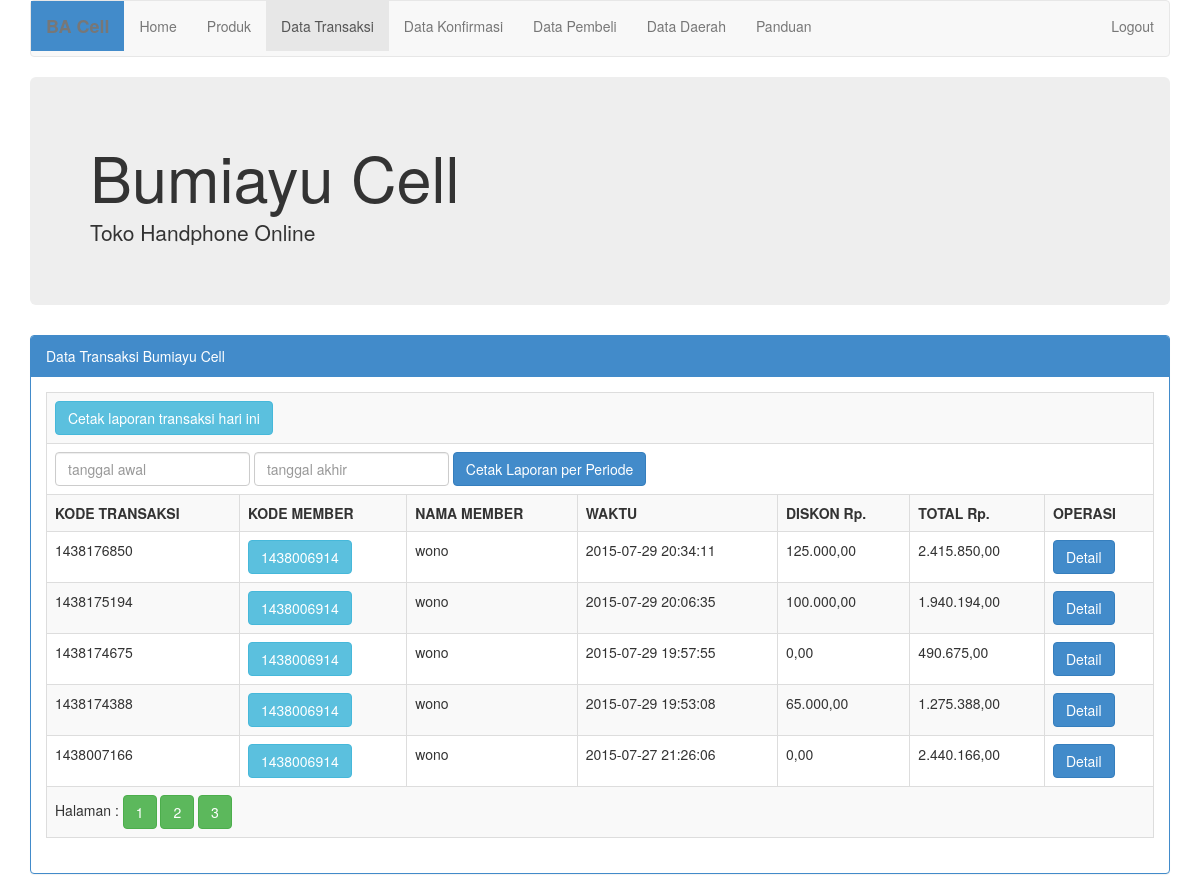
Page /page/admin/index.php?admin=data_transaksi (signed in) on the committed database.
### tables this page shows
CREATE TABLE `transaksi` (
  `kode_transaksi` varchar(20) NOT NULL,
  `kode_pembeli_on_transaksi` varchar(20) NOT NULL,
  `tanggal_transaksi` date NOT NULL,
  `waktu_transaksi` datetime NOT NULL,
  `diskon` double NOT NULL,
  `biaya_pengiriman` double NOT NULL,
  `total_akhir` double NOT NULL,
  PRIMARY KEY (`kode_transaksi`)
);

CREATE TABLE `member` (
  `kode_member` varchar(20) NOT NULL,
  `nama_member` varchar(50) NOT NULL,
  `nama_tujuan_pengiriman` varchar(50) NOT NULL,
  `jenis_kelamin` varchar(10) NOT NULL,
  `username` varchar(50) NOT NULL,
  `password` varchar(50) NOT NULL,
  `no_telpon` varchar(20) NOT NULL,
  `alamat` text NOT NULL,
  `alamat_pengiriman` text NOT NULL,
  `kode_kecamatan` varchar(50) NOT NULL,
  `kode_kecamatan_pengiriman` varchar(20) NOT NULL,
  `tanggal_bergabung` datetime NOT NULL,
  PRIMARY KEY (`kode_member`)
);

### page/db/koneksi.php (called while the page is built, shortened)
<?php
class Koneksi {
    public static function connect() {
        $con = new mysqli(HOST, USERNAME, PASSWORD, DATABASE_NAME, PORT);
        return $con;
    }
}

### page/model/transaksi_model.php (called while the page is built, shortened)
<?php
include_once '../db/koneksi.php';
class Transaksi {
    private $kodeTransaksi;
    private $kodePembeli;
    private $namaPembeli;
    private $waktuTransaksi;
    private $diskon;
    private $totalAkhir;
    public function getKodeTransaksi() {
        return $this->kodeTransaksi;
    }
    public function getKodePembeli() {
        return $this->kodePembeli;
    }
    public function getNamaPembeli() {
        return $this->namaPembeli;
    }
    public function getWaktuTransaksi() {
        return $this->waktuTransaksi;
    }
    public function getDiskon() {
        return $this->diskon;
    }
    public function getTotalAkhir() {
        return $this->totalAkhir;
    }
    public function setKodeTransaksi($kodeTransaksi) {
        $this->kodeTransaksi = $kodeTransaksi;
    }
    public function setKodePembeli($kodePembeli) {
        $this->kodePembeli = $kodePembeli;
    }
    public function setNamaPembeli($namaPembeli) {
        $this->namaPembeli = $namaPembeli;
    }
    public function setWaktuTransaksi($waktuTransaksi) {
        $this->waktuTransaksi = $waktuTransaksi;
    }
    public function setDiskon($diskon) {
        $this->diskon = $diskon;
    }
    public function setTotalAkhir($totalAkhir) {
        $this->totalAkhir = $totalAkhir;
    }
}
class TransaksiDaoImpl implements TransaksiDao {
    private $con;
    public function __construct() {
        $this->con = Koneksi::connect();
    }
    public function findByLimit($start, $batch) {
        $hasil = array();
        $query = "SELECT kode_transaksi, kode_pembeli_on_transaksi,nama_member, tanggal_transaksi, waktu_transaksi, diskon, biaya_pengiriman, total_akhir FROM transaksi,member WHERE transaksi.kode_pembeli_on_transaksi=member.kode_member ORDER BY waktu_transaksi DESC LIMIT ?,?";
        $prep = $this->con->prepare($query);
        $prep->bind_param('ii', $start, $batch);
        $prep->execute();
        $prep->bind_result($a, $b, $c, $d, $e, $f, $g, $h);
        while ($prep->fetch()) {
            $t = new Transaksi();
            $t->setKodeTransaksi($a);
            $t->setKodePembeli($b);
            $t->setNamaPembeli($c);
            $t->setTanggalTransaksi($d);
            $t->setWaktuTransaksi($e);
            $t->setDiskon($f);
            $t->setBiayaPengiriman($g);
            $t->setTotalAkhir($h);
            $hasil[] = $t;
        }
        return $hasil;
    }
    public function jumlahTransaksi() {
        $jumlah = 0;
        $query = "SELECT COUNT(kode_transaksi) AS JUMLAH FROM transaksi";
        $sql = $this->con->query($query);
        while ($res = $sql->fetch_assoc()) {
            $jumlah = $res['JUMLAH'];
        }
        return $jumlah;
    }
}

### page/model/petugas_model.php (called while the page is built, shortened)
<?php
include_once '../db/koneksi.php';
class PetugasDaoImpl implements PetugasDao {
    private $con;
    public function __construct() {
        $this->con = Koneksi::connect();
    }
    public function login($username, $password) {
        $p = new Petugas();
        $query = "SELECT kode_petugas, nama_petugas, jenis_kelamin, username, password, no_telpon, alamat FROM petugas WHERE username = ? AND password = ?";
        $prep = $this->con->prepare($query);
        $prep->bind_param('ss', $username, $password);
        $prep->execute();
        $prep->bind_result($a, $b, $c, $d, $e, $f, $g);
        if ($prep->fetch()) {
            $p->setKodePetugas($a);
            $p->setNamaPetugas($b);
            $p->setJenisKelamin($c);
            $p->setUsername($d);
            $p->setPassword($e);
            $p->setNoTelpon($f);
            $p->setAlamat($g);
        }
        return $p;
    }
}

### page/admin/data_transaksi.php (the view, shortened to what this page needs)
<div class="navbar navbar-default" role="navigation">
    <div class="navbar-header">
        <label class="navbar-brand label-primary">BA Cell</label>
    </div>
    <div class="navbar-collapse collapse">
        <ul class="nav navbar-nav">
            <li><a href="index.php?admin=home"><span>Home</span></a> </li>
            <li><a href="index.php?admin=produk"><span>Produk</span></a></li>
            <li class="active"><a href="index.php?admin=data_transaksi"><span>Data Transaksi</span></a></li>
            <li><a href="index.php?admin=data_konfirmasi">Data Konfirmasi</a></li>
            <li><a href="index.php?admin=data_member"><span>Data Pembeli</span></a></li>
            <li><a href="index.php?admin=data_daerah">Data Daerah</a></li>
            <li><a href="index.php?admin=panduan_belanja"><span>Panduan</span></a></li>
        </ul>
        <ul class="nav navbar-nav navbar-right">
            <li><a href="logout_admin.php">Logout</a></li>
        </ul>
    </div>
</div>
<div class="jumbotron">
    <h1>Bumiayu Cell</h1>
    <p>Toko Handphone Online</p>
</div>
<div class="panel panel-primary">
    <div class="panel-heading">
        Data Transaksi Bumiayu Cell
    </div>
    <div class="panel-body">
        <table class="table table-bordered table-hover table-striped">
            <tr>
                <td colspan="7"><a href="cetak_pdf_transaksi_per_hari.php" class="btn btn-info" target="blank">Cetak laporan transaksi hari ini</a></td>
            </tr>
            <tr>
                <td colspan="7">
                    <form action="cetak_pdf_transaksi_per_periode.php" method="post" class="form-inline">
                        <div class="form-group">
                            <input type="text" name="tanggal_awal" id="tanggal_awal" class="form-control" placeholder="tanggal awal" required/>
                        </div>
                        <div class="form-group">
                            <input type="text" name="tanggal_akhir" id="tanggal_akhir" class="form-control" placeholder="tanggal akhir" required/>
                        </div>
                        <button type="submit" name="cetak" class="btn btn-primary">Cetak Laporan per Periode</button>
                    </form>
                </td>
            </tr>
            <tr>
                <th>KODE TRANSAKSI</th>
                <th>KODE MEMBER</th>
                <th>NAMA MEMBER</th>
                <th>WAKTU</th>
                <th>DISKON Rp.</th>
                <th>TOTAL Rp.</th>
                <th>OPERASI</th>
            </tr>
            <?php
            include_once '../model/transaksi_model.php';
            $tdao = new TransaksiDaoImpl();
            $tdaof = new TransaksiDaoImpl();
            $jml = $tdao->jumlahTransaksi();
            $page = filter_input(INPUT_GET, 'page');
            $batch = 5;
            $pages = ceil($jml / $batch);
            if (!$page)
                $page = 1;
            $start = ($page - 1) * $batch;
            $data = $tdaof->findByLimit($start, $batch);
            for ($i = 0; $i < count($data); $i++) {
                $t = $data[$i];
                $kodeTransaksi = $t->getKodeTransaksi();
                $kodeMember = $t->getKodePembeli();
                $namaMember = $t->getNamaPembeli();
                $waktu = $t->getWaktuTransaksi();
                $diskon = $t->getDiskon();
                $total = $t->getTotalAkhir();
                ?>
                <tr>
                    <td><?php echo $kodeTransaksi; ?></td>
                    <td><a href="index.php?admin=member_detail&kode_member=<?php echo $kodeMember; ?>" class="btn btn-info" target="blank"><?php echo $kodeMember; ?></a></td>
                    <td><?php echo $namaMember; ?></td>
                    <td><?php echo $waktu; ?></td>
                    <td><?php echo number_format($diskon, 2, ',', '.'); ?></td>
                    <td><?php echo number_format($total, 2, ',', '.') ?></td>
                    <td><a href="index.php?admin=data_transaksi_detail&kode_transaksi=<?php echo $kodeTransaksi; ?>" class="btn btn-primary" target="blank">Detail</a></td>
                </tr>
                <?php
            }
            if ($pages > 1) {
                echo "<tr>";
                echo "<td colspan='7'>Halaman : ";
                for ($i = 1; $i <= $pages; $i++) {
                    if ($i != ceil($start / $batch)) {
                        echo "<a href='index.php?admin=data_transaksi&page=$i' class='btn btn-success'>$i</a> ";
                    } else {
                        echo " <a href='index.php?admin=data_transaksi&page=$i' class='btn btn-success'>$i</a> ";
                    }
                }
                echo "</td>";
                echo "</tr>";
            }
            ?>
        </table>
    </div>
</div>

### rows in the picture
transaksi: kode_transaksi "1438176850", kode_pembeli_on_transaksi "1438006914", member.nama_member "wono", waktu_transaksi "2015-07-29 20:34:11", diskon "125.000,00", total_akhir "2.415.850,00"
transaksi: kode_transaksi "1438175194", kode_pembeli_on_transaksi "1438006914", member.nama_member "wono", waktu_transaksi "2015-07-29 20:06:35", diskon "100.000,00", total_akhir "1.940.194,00"
transaksi: kode_transaksi "1438174675", kode_pembeli_on_transaksi "1438006914", member.nama_member "wono", waktu_transaksi "2015-07-29 19:57:55", diskon "0,00", total_akhir "490.675,00"
transaksi: kode_transaksi "1438174388", kode_pembeli_on_transaksi "1438006914", member.nama_member "wono", waktu_transaksi "2015-07-29 19:53:08", diskon "65.000,00", total_akhir "1.275.388,00"
transaksi: kode_transaksi "1438007166", kode_pembeli_on_transaksi "1438006914", member.nama_member "wono", waktu_transaksi "2015-07-27 21:26:06", diskon "0,00", total_akhir "2.440.166,00"
